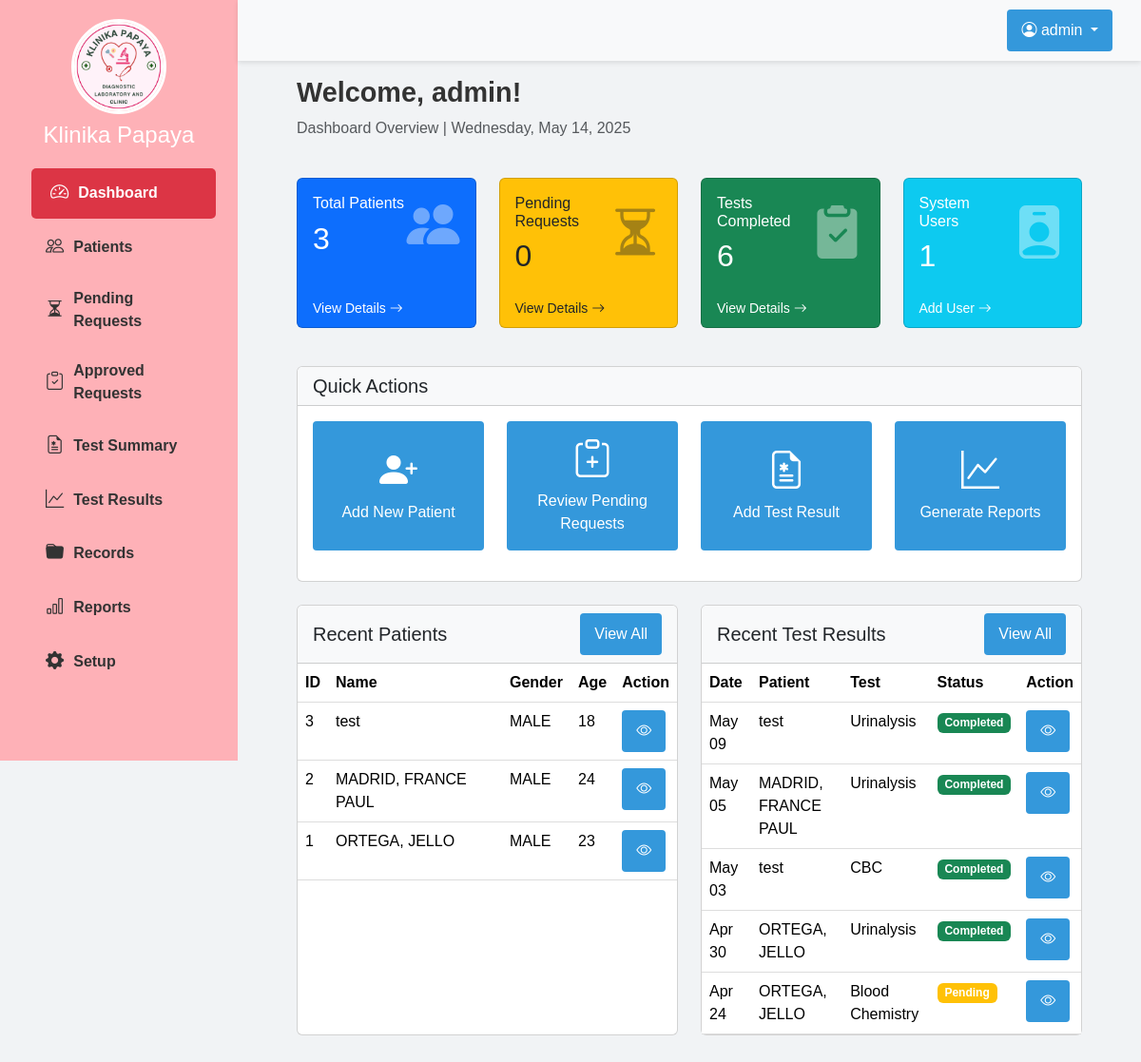
Page / (signed in) on the earlier database version.
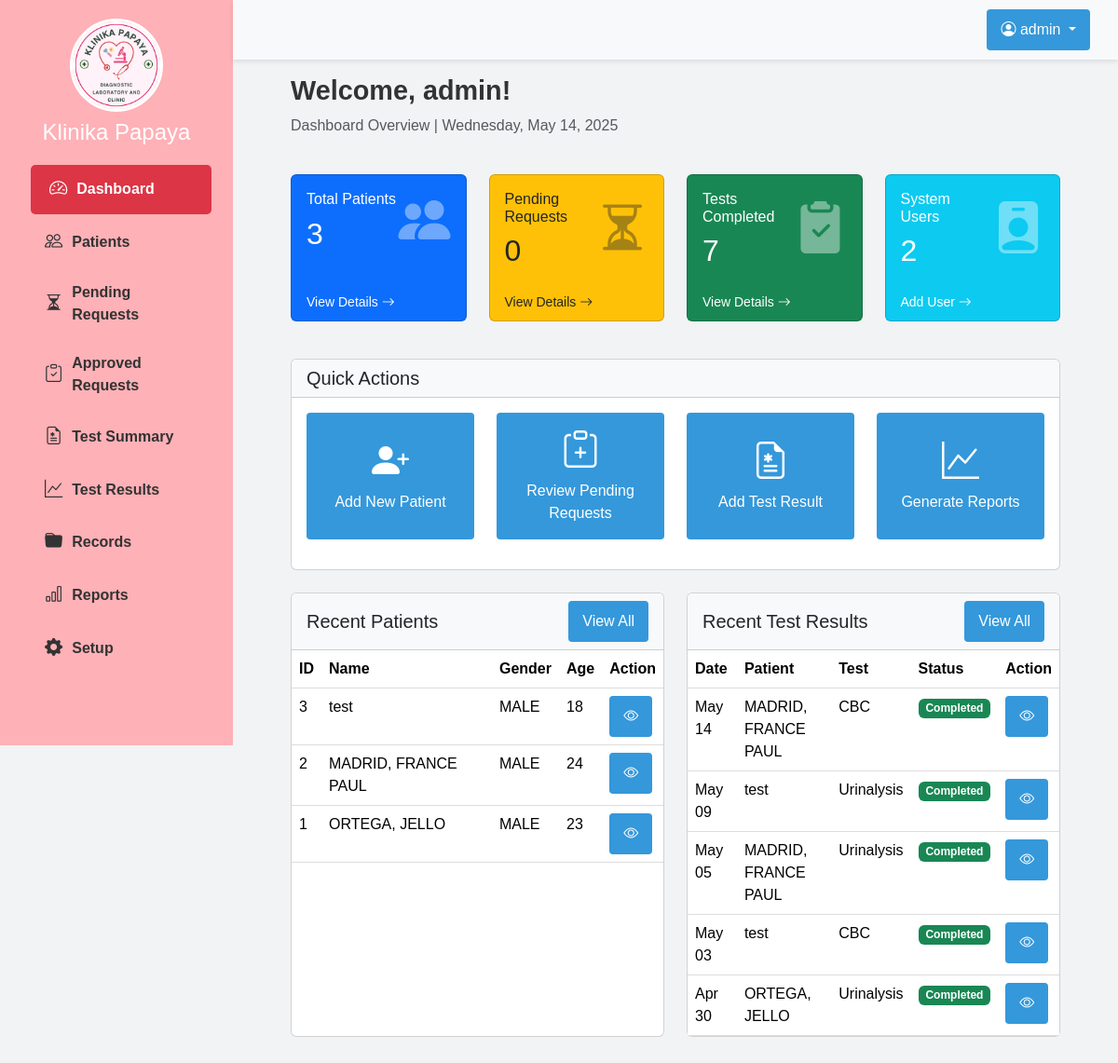
Same page on the later database version.
### tables this page shows
CREATE TABLE `patients` (
  `patient_id` int(11) NOT NULL,
  `full_name` varchar(100) NOT NULL,
  `gender` enum('MALE','FEMALE') NOT NULL,
  `age` int(11) NOT NULL,
  `birth_date` date NOT NULL,
  `delete_status` tinyint(1) NOT NULL DEFAULT 0
);

CREATE TABLE `test_records` (
  `id` int(11) NOT NULL,
  `test_name` varchar(100) NOT NULL,
  `patient_name` varchar(100) NOT NULL,
  `patient_id` int(11) NOT NULL,
  `sample_id` varchar(50) NOT NULL,
  `section` varchar(50) NOT NULL,
  `test_date` datetime NOT NULL,
  `result` text DEFAULT NULL,
  `status` enum('Pending','In Progress','Completed') DEFAULT 'Pending',
  `remarks` text DEFAULT NULL,
  `performed_by` varchar(50) DEFAULT NULL,
  `created_at` timestamp NOT NULL DEFAULT current_timestamp(),
  `updated_at` timestamp NOT NULL DEFAULT current_timestamp() ON UPDATE current_timestamp()
);

### index.php (the view, shortened to what the changed rows need)
<?php
require_once './config/database.php';
include_once './views/layout/header.php';
try {
    $patientStmt = $connect->query("SELECT COUNT(*) FROM patients WHERE delete_status = 0");
    $totalPatients = $patientStmt->fetchColumn();
    $pendingStmt = $connect->query("SELECT COUNT(*) FROM pending_requests WHERE status = 'Pending'");
    $pendingRequests = $pendingStmt->fetchColumn();
    $completedStmt = $connect->query("SELECT COUNT(*) FROM test_records WHERE status = 'Completed'");
    $completedTests = $completedStmt->fetchColumn();
    $userStmt = $connect->query("SELECT COUNT(*) FROM users");
    $totalUsers = $userStmt->fetchColumn();
    $recentStmt = $connect->query("SELECT * FROM patients WHERE delete_status = 0 ORDER BY patient_id DESC LIMIT 5");
    $recentPatients = $recentStmt->fetchAll(PDO::FETCH_ASSOC);
    $recentTestsStmt = $connect->query("
        SELECT tr.*, p.full_name as patient_name
        FROM test_records tr
        JOIN patients p ON tr.patient_id = p.patient_id
        ORDER BY tr.test_date DESC
        LIMIT 5
    ");
    $recentTests = $recentTestsStmt->fetchAll(PDO::FETCH_ASSOC);
} catch (PDOException $e) {
    error_log('Database error: ' . $e->getMessage());
    $totalPatients = 0;
    $pendingRequests = 0;
    $approvedRequests = 0;
    $completedTests = 0;
    $totalUsers = 0;
    $recentPatients = [];
    $recentTests = [];
}
?>
<div class="main-content">
    <div class="container-fluid">
        <div class="row mb-4">
            <div class="col-md-12">
                <h2 class="welcome-message">Welcome, <?= htmlspecialchars($_SESSION['username']) ?>!</h2>
            </div>
        </div>
        <div class="row mb-4">
            <div class="col-md-6 col-lg-3 mb-3">
                <div class="card bg-primary text-white h-100">
                    <div class="card-body">
                        <div class="d-flex justify-content-between align-items-center">
                            <div>
                                <h2 class="mt-2 mb-0"><?= $totalPatients ?></h2>
                            </div>
                        </div>
                    </div>
                </div>
            </div>
            <div class="col-md-6 col-lg-3 mb-3">
                <div class="card bg-warning text-dark h-100">
                    <div class="card-body">
                        <div class="d-flex justify-content-between align-items-center">
                            <div>
                                <h2 class="mt-2 mb-0"><?= $pendingRequests ?></h2>
                            </div>
                        </div>
                    </div>
                </div>
            </div>
            <div class="col-md-6 col-lg-3 mb-3">
                <div class="card bg-success text-white h-100">
                    <div class="card-body">
                        <div class="d-flex justify-content-between align-items-center">
                            <div>
                                <h6 class="card-title mb-0">Tests Completed</h6>
                                <h2 class="mt-2 mb-0"><?= $completedTests ?></h2>
                            </div>
                        </div>
                    </div>
                </div>
            </div>
            <div class="col-md-6 col-lg-3 mb-3">
                <div class="card bg-info text-white h-100">
                    <div class="card-body">
                        <div class="d-flex justify-content-between align-items-center">
                            <div>
                                <h6 class="card-title mb-0">System Users</h6>
                                <h2 class="mt-2 mb-0"><?= $totalUsers ?></h2>
                            </div>
                        </div>
                    </div>
                </div>
            </div>
        </div>
        <div class="row">
            <div class="col-md-6 mb-4">
                <div class="card h-100">
                    <div class="card-body p-0">
                        <div class="table-responsive">
                            <table class="table table-hover mb-0">
                                <thead>
                                    <tr>
                                        <th>ID</th>
                                        <th>Name</th>
                                        <th>Gender</th>
                                        <th>Age</th>
                                        <th>Action</th>
                                    </tr>
                                </thead>
                                <tbody>
                                    <?php if (!empty($recentPatients)): ?>
                                        <?php foreach ($recentPatients as $patient): ?>
                                            <tr>
                                                <td><?= $patient['patient_id'] ?></td>
                                                <td><?= htmlspecialchars($patient['full_name']) ?></td>
                                                <td><?= htmlspecialchars($patient['gender']) ?></td>
                                                <td><?= htmlspecialchars($patient['age']) ?></td>
                                                <td>
                                                    <a href="<?= BASE_PATH ?>/views/patients/view.php?id=<?= $patient['patient_id'] ?>" class="btn btn-sm btn-info">
                                                        <i class="bi bi-eye"></i>
                                                    </a>
                                                </td>
                                            </tr>
                                        <?php endforeach; ?>
                                    <?php else: ?>
                                        <tr>
                                            <td colspan="5" class="text-center">No recent patients found</td>
                                        </tr>
                                    <?php endif; ?>
                                </tbody>
                            </table>
                        </div>
                    </div>
                </div>
            </div>
            <div class="col-md-6 mb-4">
                <div class="card h-100">
                    <div class="card-body p-0">
                        <div class="table-responsive">
                            <table class="table table-hover mb-0">
                                <thead>
                                    <tr>
                                        <th>Date</th>
                                        <th>Patient</th>
                                        <th>Test</th>
                                        <th>Status</th>
                                        <th>Action</th>
                                    </tr>
                                </thead>
                                <tbody>
                                    <?php if (!empty($recentTests)): ?>
                                        <?php foreach ($recentTests as $test): ?>
                                            <tr>
                                                <td><?= date('M d', strtotime($test['test_date'])) ?></td>
                                                <td><?= htmlspecialchars($test['patient_name']) ?></td>
                                                <td><?= htmlspecialchars($test['test_name']) ?></td>
                                                <td>
                                                    <span class="badge bg-<?= $test['status'] == 'Completed' ? 'success' : ($test['status'] == 'In Progress' ? 'info' : 'warning') ?>">
                                                        <?= htmlspecialchars($test['status']) ?>
                                                    </span>
                                                </td>
                                                <td>
                                                    <a href="<?= BASE_PATH ?>/views/tests/view_result.php?id=<?= $test['id'] ?>" class="btn btn-sm btn-info">
                                                        <i class="bi bi-eye"></i>
                                                    </a>
                                                </td>
                                            </tr>
                                        <?php endforeach; ?>
                                    <?php else: ?>
                                        <tr>
                                            <td colspan="5" class="text-center">No recent test results found</td>
                                        </tr>
                                    <?php endif; ?>
                                </tbody>
                            </table>
                        </div>
                    </div>
                </div>
            </div>
        </div>
    </div>
</div>
<?php include_once './views/layout/footer.php'; ?>

Differences in the rows shown:
no longer on this page (row unchanged): test_records: test_date "Apr 24", patient.full_name "ORTEGA, JELLO", test_name "Blood Chemistry", status "Pending"
added test_records: test_date "May 14", patient.full_name "MADRID, FRANCE PAUL", test_name "CBC", status "Completed"
Other differences:
$completedTests: "6" → "7"
$totalUsers: "1" → "2"
